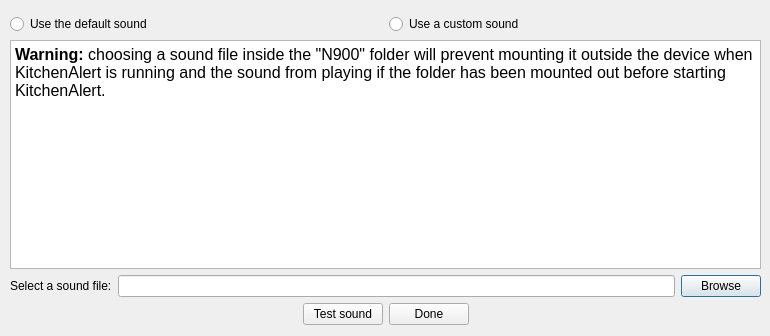
<?xml version="1.0" encoding="UTF-8"?>
<ui version="4.0">
 <class>SelectSoundDialog</class>
 <widget class="QDialog" name="SelectSoundDialog">
  <property name="geometry">
   <rect>
    <x>0</x>
    <y>0</y>
    <width>770</width>
    <height>336</height>
   </rect>
  </property>
  <property name="windowTitle">
   <string>Select the alarm sound for KitchenAlert</string>
  </property>
  <widget class="QWidget" name="verticalLayoutWidget">
   <property name="geometry">
    <rect>
     <x>10</x>
     <y>14</y>
     <width>751</width>
     <height>311</height>
    </rect>
   </property>
   <layout class="QVBoxLayout" name="verticalLayout">
    <item>
     <layout class="QHBoxLayout" name="horizontalLayout_2">
      <item>
       <widget class="QRadioButton" name="DefaultSoundRadioButton">
        <property name="text">
         <string>Use the default sound</string>
        </property>
       </widget>
      </item>
      <item>
       <widget class="QRadioButton" name="CustomSoundRadioButton">
        <property name="text">
         <string>Use a custom sound</string>
        </property>
       </widget>
      </item>
     </layout>
    </item>
    <item>
     <widget class="QTextBrowser" name="textBrowser">
      <property name="minimumSize">
       <size>
        <width>401</width>
        <height>0</height>
       </size>
      </property>
      <property name="font">
       <font>
        <pointsize>16</pointsize>
       </font>
      </property>
      <property name="html">
       <string>&lt;!DOCTYPE HTML PUBLIC &quot;-//W3C//DTD HTML 4.0//EN&quot; &quot;http://www.w3.org/TR/REC-html40/strict.dtd&quot;&gt;
&lt;html&gt;&lt;head&gt;&lt;meta name=&quot;qrichtext&quot; content=&quot;1&quot; /&gt;&lt;style type=&quot;text/css&quot;&gt;
p, li { white-space: pre-wrap; }
&lt;/style&gt;&lt;/head&gt;&lt;body style=&quot; font-family:'Sans Serif'; font-size:16pt; font-weight:400; font-style:normal;&quot;&gt;
&lt;p style=&quot; margin-top:0px; margin-bottom:0px; margin-left:0px; margin-right:0px; -qt-block-indent:0; text-indent:0px;&quot;&gt;&lt;span style=&quot; font-size:12pt; font-weight:600;&quot;&gt;Warning:&lt;/span&gt;&lt;span style=&quot; font-size:12pt;&quot;&gt; choosing a sound file inside the &amp;quot;N900&amp;quot; folder will prevent mounting it outside the device when KitchenAlert is running and the sound from playing if the folder has been mounted out before starting KitchenAlert.&lt;/span&gt;&lt;/p&gt;
&lt;p style=&quot;-qt-paragraph-type:empty; margin-top:0px; margin-bottom:0px; margin-left:0px; margin-right:0px; -qt-block-indent:0; text-indent:0px; font-size:12pt;&quot;&gt;&lt;/p&gt;&lt;/body&gt;&lt;/html&gt;</string>
      </property>
     </widget>
    </item>
    <item>
     <layout class="QHBoxLayout" name="horizontalLayout">
      <item>
       <widget class="QLabel" name="label">
        <property name="text">
         <string>Select a sound file:</string>
        </property>
       </widget>
      </item>
      <item>
       <widget class="QLineEdit" name="lineEdit"/>
      </item>
      <item>
       <widget class="QPushButton" name="browseButton">
        <property name="text">
         <string>Browse</string>
        </property>
       </widget>
      </item>
     </layout>
    </item>
    <item>
     <layout class="QHBoxLayout" name="horizontalLayout_4">
      <item>
       <spacer name="horizontalSpacer">
        <property name="orientation">
         <enum>Qt::Horizontal</enum>
        </property>
        <property name="sizeHint" stdset="0">
         <size>
          <width>40</width>
          <height>20</height>
         </size>
        </property>
       </spacer>
      </item>
      <item>
       <widget class="QPushButton" name="testButton">
        <property name="text">
         <string>Test sound</string>
        </property>
       </widget>
      </item>
      <item>
       <widget class="QPushButton" name="OKButton">
        <property name="text">
         <string>Done</string>
        </property>
       </widget>
      </item>
      <item>
       <spacer name="horizontalSpacer_2">
        <property name="orientation">
         <enum>Qt::Horizontal</enum>
        </property>
        <property name="sizeHint" stdset="0">
         <size>
          <width>40</width>
          <height>20</height>
         </size>
        </property>
       </spacer>
      </item>
     </layout>
    </item>
    <item>
     <layout class="QHBoxLayout" name="horizontalLayout_3"/>
    </item>
   </layout>
  </widget>
 </widget>
 <resources/>
 <connections>
  <connection>
   <sender>CustomSoundRadioButton</sender>
   <signal>toggled(bool)</signal>
   <receiver>browseButton</receiver>
   <slot>setEnabled(bool)</slot>
   <hints>
    <hint type="sourcelabel">
     <x>649</x>
     <y>50</y>
    </hint>
    <hint type="destinationlabel">
     <x>737</x>
     <y>225</y>
    </hint>
   </hints>
  </connection>
  <connection>
   <sender>CustomSoundRadioButton</sender>
   <signal>toggled(bool)</signal>
   <receiver>lineEdit</receiver>
   <slot>setEnabled(bool)</slot>
   <hints>
    <hint type="sourcelabel">
     <x>441</x>
     <y>53</y>
    </hint>
    <hint type="destinationlabel">
     <x>196</x>
     <y>229</y>
    </hint>
   </hints>
  </connection>
  <connection>
   <sender>OKButton</sender>
   <signal>clicked()</signal>
   <receiver>SelectSoundDialog</receiver>
   <slot>accept()</slot>
   <hints>
    <hint type="sourcelabel">
     <x>382</x>
     <y>251</y>
    </hint>
    <hint type="destinationlabel">
     <x>495</x>
     <y>250</y>
    </hint>
   </hints>
  </connection>
 </connections>
</ui>
